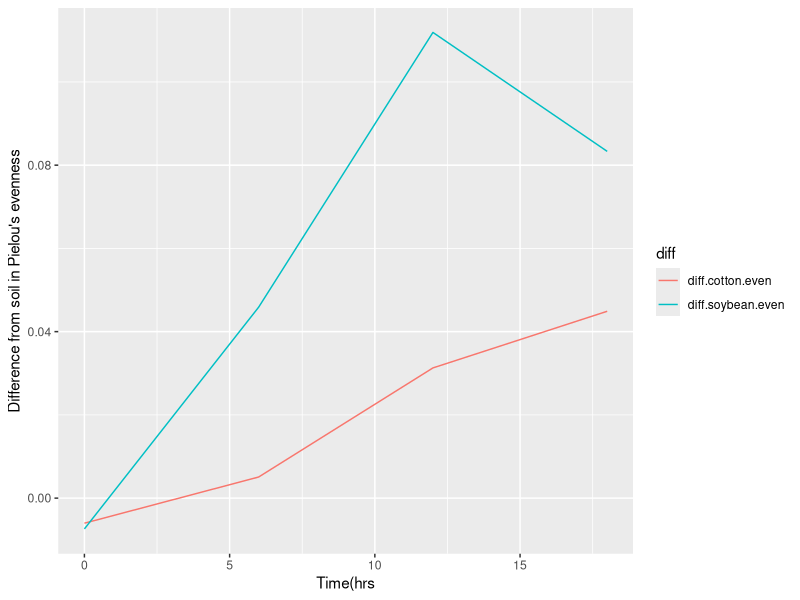

The R source for this figure:
## ---- chunk 1
DiversityData <- read.csv("DiversityData.csv")  #loading data in R
DiversityData

Metadata <- read.csv("Metadata.csv",na.strings ="na") #loading data in R
Metadata

## ---- chunk 2
library(tidyverse) 
library(ggplot2)
library(knitr)
library(markdown)
alpha <- left_join(DiversityData, Metadata, by = "Code") #combining two dataframes together by common column "Code".
alpha

## ---- chunk 3
alpha_even <- alpha %>%
mutate(logRich = log(richness)) %>%  #adding a column named logRich containing log values of richness column
mutate(alpha, Pielousevennessindex = shannon/logRich) #adding a column Pielousevennessindex by calculating evenness

alpha_even

## ---- chunk 4
alpha_average <- alpha_even %>%
  group_by(Crop, Time_Point) %>%    #grouping the data by Crop and Time point
  summarise(Mean = mean(Pielousevennessindex),  #calculating mean of evenness by group
            n = n(),    #counting number of rows based on group
            sd.dev = sd(Pielousevennessindex)) %>%  #calculating standard deviation of the evenness by group
  mutate(std.err = sd.dev/sqrt(n))   #calculating standard error by group

alpha_average
  
## ---- chunk 5
alpha_average2 <- alpha_average %>%
  select(Time_Point, Crop, Mean) %>%    #selecting the relevant columns 
  pivot_wider(names_from = Crop, values_from = Mean) %>%   #transforming data from longer format to wider format by creating new columns for each crop
  mutate(diff.cotton.even = Soil - Cotton) %>%  #calculating difference in mean between soil and cotton at different time point 
  mutate(diff.soybean.even = Soil - Soybean) #calculating difference in mean between soil and soybean at different time point
alpha_average2

## ---- chunk 6
alpha_average2 %>%
  select(Time_Point, diff.cotton.even, diff.soybean.even) %>% #selecting relevant columns
  pivot_longer(c(diff.cotton.even, diff.soybean.even), names_to = "diff") %>%  #transforming wide format data to long format creating a new column named diff that contains the values from diff.cotton.even and diff.soybean.even
  ggplot(aes(x= Time_Point, y = value, color = diff))+ #creating a line graph with time point as x axis and value as y axis and color by diff
  geom_line()+
  xlab("Time(hrs")+ #labeling x axis
  ylab("Difference from soil in Pielou's evenness") #labeling y axis
  
